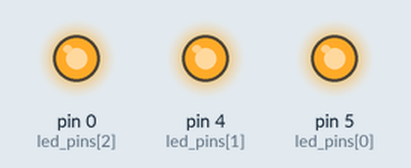
Bench run of a program on a simulated MicroPython board. Shown: output pins drawn as LEDs (lit = HIGH).

Above: at 0.5 s.
At 3.5 s:
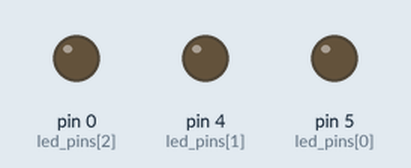
Timing chart, 0 to 4.6 s (numbered marks = the images above):
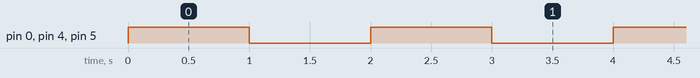

The program:

main.py
```python
from machine import Pin
import time

# Definir los pines de los LEDs
led_pins = [Pin(pin, Pin.OUT) for pin in [5, 4, 0]]  # Por ejemplo, pines GPIO 5, 4 y 0

# Definir el intervalo de tiempo en segundos
intervalo = 1

# Función para alternar el estado de los LEDs
def alternar_leds():
    for led in led_pins:
        led.value(not led.value())  # Cambiar el estado del LED

# Bucle principal
while True:
    alternar_leds()  # Alternar el estado de los LEDs
    time.sleep(intervalo)  # Esperar el intervalo de tiempo
```

Measured:
- by itself, pin 0 (led_pins[2]), pin 4 (led_pins[1]), pin 5 (led_pins[0]): alternates HIGH for 1.0 s and LOW for 1.0 s
